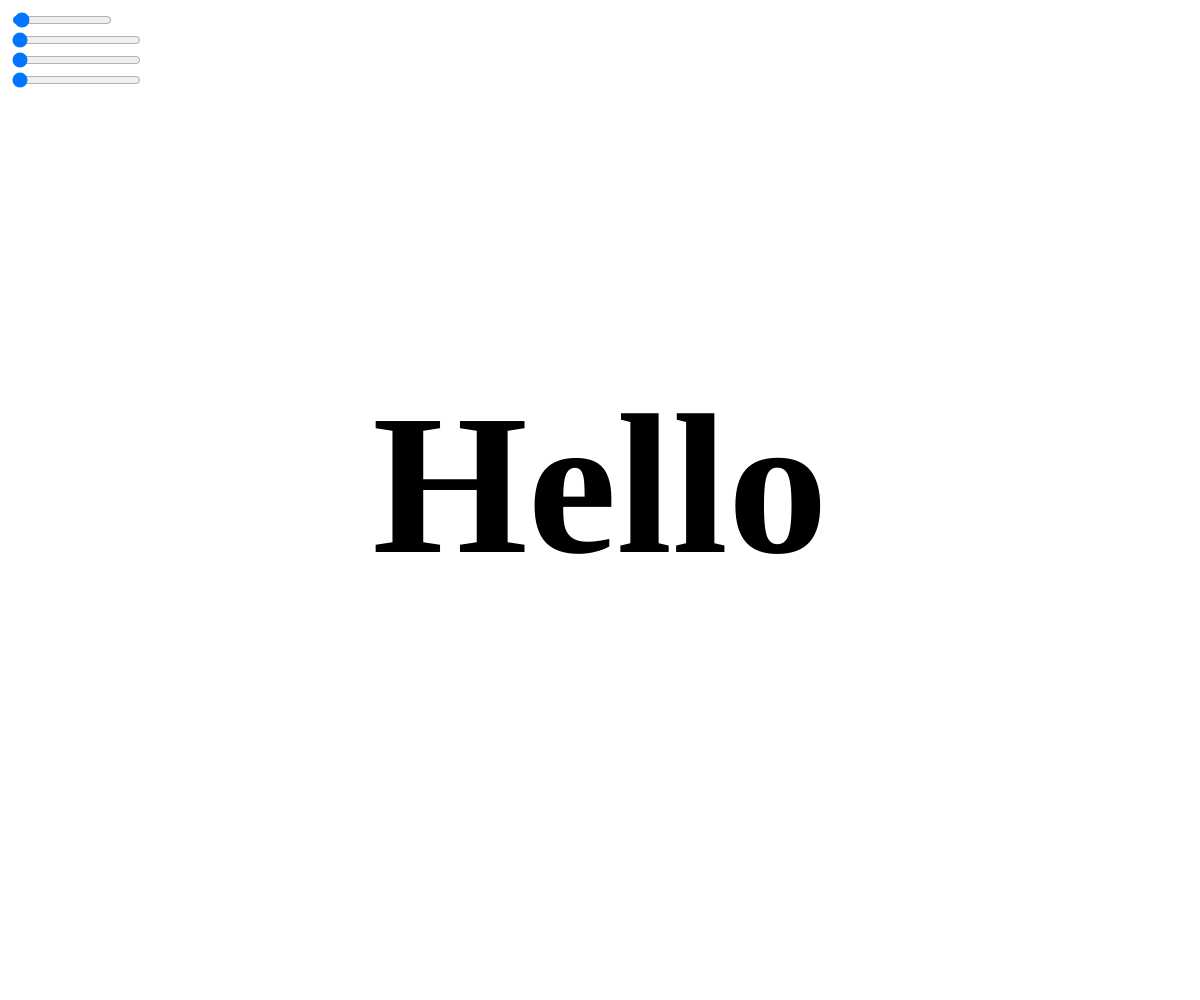
Frame 1 (no input)
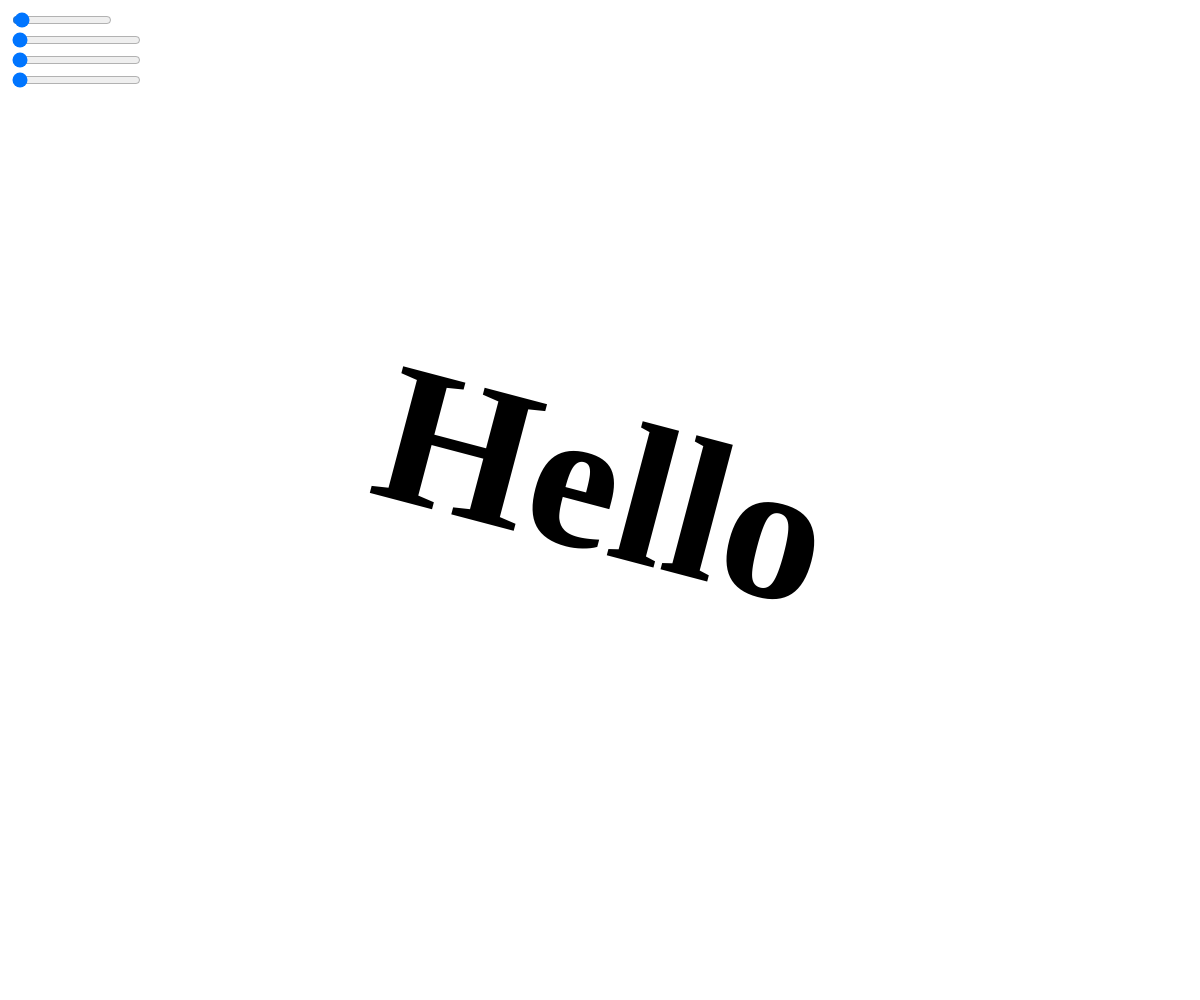
Frame 60 (no input)
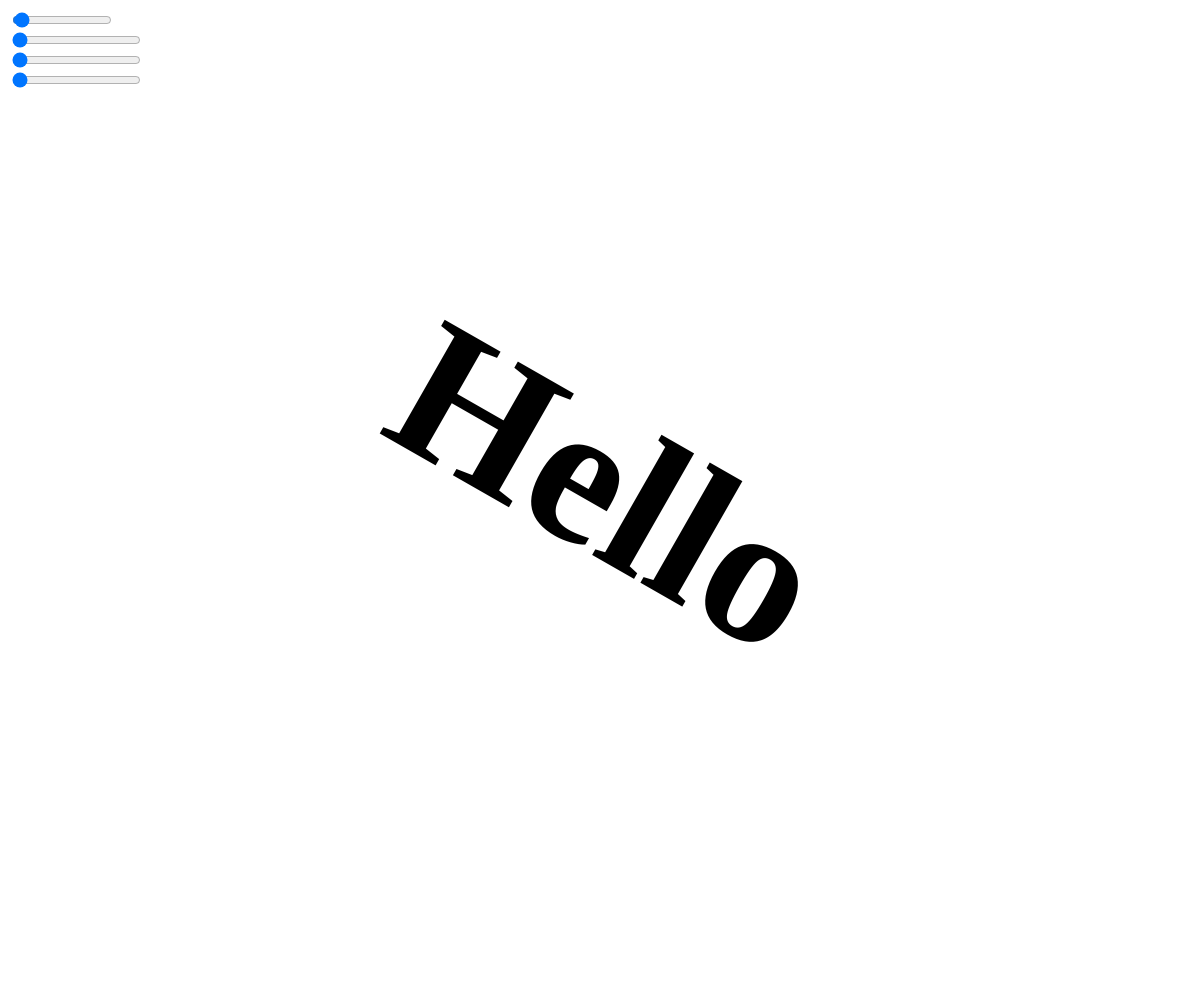
Frame 120 (the mouse pressed at the canvas centre since frame 60)

The p5.js sketch that drew these frames (run headless with seeded random() and noise() and a simulated clock; from frame 60 on, the mouse is pressed at the canvas centre):

// p5.js sketch
// ── sketch.js
var slider2, slider3, slider4;

var slider1;
var angle_rotate = 0;
var rotation_speed = 1;

function setup(){
  // ...create the canvas
  createCanvas(windowWidth, windowHeight);
    
  // ...creating the sliders
  slider1 = createSlider(0, 50, 1, 0.01);
  slider1.position(10, 10);
  slider1.style('width', '100px');
  
   // ...creating the sliders
  slider2 = createSlider(0, 255, 0);
  slider2.position(10, 30);

	slider3 = createSlider(0, 255, 0);
  slider3.position(10, 50);

	slider4 = createSlider(0, 255, 0);
  slider4.position(10, 70);
}




function draw(){
  push();
  translate(windowWidth / 2, windowHeight / 2);
  rotate(radians(angle_rotate * slider1.value()));
  textFont('Avenir');
  textStyle(BOLD);
  textSize(200);
  fill(0, 0, 0);
  clear();
  textAlign(CENTER, CENTER);
  // text('Hello', 0, -200);
  // text('Hello', 0, -100);
  text('Hello', 0, 0);
  // text('Hello', 0, 100);
  // text('Hello', 0, 200);
  pop();
  angle_rotate += 0.25;
}
